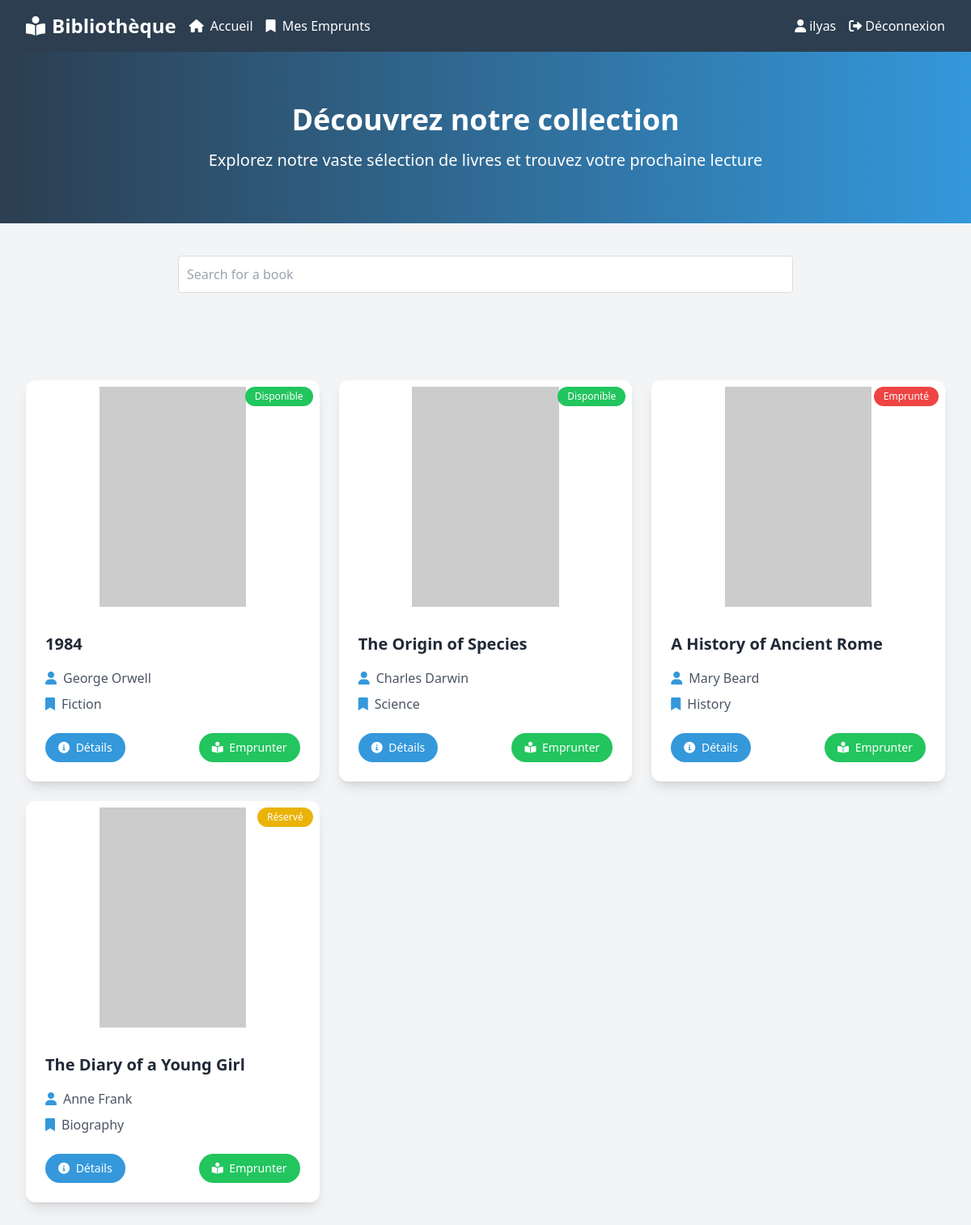
The page /user.php (signed in) on the database its author committed.
### tables this page shows
CREATE TABLE books (
    id INT AUTO_INCREMENT PRIMARY KEY,
    title VARCHAR(255) NOT NULL,
    author VARCHAR(255) NOT NULL,
    category_id INT NOT NULL,
    cover_image VARCHAR(255), 
    summary TEXT,
    status ENUM('available', 'borrowed', 'reserved') DEFAULT 'available',
    created_at TIMESTAMP DEFAULT CURRENT_TIMESTAMP,
    FOREIGN KEY (category_id) REFERENCES categories(id) ON DELETE CASCADE
);

CREATE TABLE categories (
    id INT AUTO_INCREMENT PRIMARY KEY,
    name VARCHAR(255) NOT NULL
);

### classes/book.php (called while the page is built, shortened)
<?php
class Book
{
    private $conn;
    private $table_name = "books";
    public function __construct($conn)
    {
        $this->conn = $conn;
    }
    public function getAllBooks()
    {
        $query = "SELECT b.*, c.name as category_name
                 FROM " . $this->table_name . " b
                 LEFT JOIN categories c ON b.category_id = c.id
                 ORDER BY b.created_at DESC";
        $stmt = $this->conn->prepare($query);
        $stmt->execute();
        return $stmt;
    }
}
?>

### user.php (the view, shortened to what this page needs)
<?php
include_once 'config/db.php';
include_once 'classes/book.php';
$database = new DataBase();
$conn = $database->getConnection();
$book = new Book($conn);
$books = $book->getAllBooks();
?>
<!DOCTYPE html>
<html lang="fr">
<head>
    <script src="https://cdn.tailwindcss.com"></script>
    <link rel="stylesheet" href="https://cdnjs.cloudflare.com/ajax/libs/font-awesome/6.0.0/css/all.min.css">
    <link rel="stylesheet" href="./style/index.css">
</head>
<body class="bg-gray-100">
    <nav class="bg-[#2C3E50] shadow-lg">
        <div class="max-w-7xl mx-auto px-4 sm:px-6 lg:px-8">
            <div class="flex justify-between h-16 items-center">
                <div class="flex items-center space-x-4">
                    <a class="text-white text-2xl font-bold flex items-center" href="user.php">
                        <i class="fas fa-book-reader mr-2"></i>Bibliothèque
                    </a>
                    <a href="user.php" class="text-white hover:text-[#E74C3C] transition-colors duration-300">
                        <i class="fas fa-home mr-1"></i> Accueil
                    </a>
                    <a href="reservation.php" class="text-white hover:text-[#E74C3C] transition-colors duration-300">
                        <i class="fas fa-bookmark mr-1"></i> Mes Emprunts
                    </a>
                </div>
                <div class="flex space-x-4">
                    <span class="text-white flex items-center">
                        <i class="fas fa-user mr-1"></i>
                        <?php echo htmlspecialchars($_SESSION['name']); ?>
                    </span>
                    <a class="text-white hover:text-[#E74C3C] transition-colors duration-300 flex items-center" href="logout.php">
                        <i class="fas fa-sign-out-alt mr-1"></i> Déconnexion
                    </a>
                </div>
            </div>
        </div>
    </nav>
    <div class="bg-gradient-to-r from-[#2C3E50] to-[#3498DB] text-white py-16">
        <div class="max-w-7xl mx-auto px-4 sm:px-6 lg:px-8 text-center">
            <h1 class="text-4xl font-bold mb-4">Découvrez notre collection</h1>
            <p class="text-xl">Explorez notre vaste sélection de livres et trouvez votre prochaine lecture</p>
        </div>
    </div>
    <div class="search-container">
        <input type="text"
            id="search"
            class="search-input"
            placeholder="Search for a book"
            name="query">
    </div>
    <div class="max-w-7xl mx-auto px-4 sm:px-6 lg:px-8 py-12">
        <div class="grid grid-cols-1 md:grid-cols-2 lg:grid-cols-3 gap-6">
            <?php foreach ($books as $book): ?>
                <div class="bg-white rounded-xl shadow-lg overflow-hidden transform transition duration-300 hover:-translate-y-2 hover:shadow-xl">
                    <div class="relative h-72">
                        <?php if ($book['cover_image']): ?>
                            <img src="<?php echo htmlspecialchars($book['cover_image']); ?>"
                                alt="<?php echo htmlspecialchars($book['title']); ?>"
                                class="absolute inset-0 w-full h-full object-contain p-2"
                                onerror="this.src='https://via.placeholder.com/200x300?text=Image+non+disponible'">
                        <?php endif; ?>
                        <div class="absolute top-2 right-2 <?php
                                                            echo $book['status'] === 'available' ? 'bg-green-500' : ($book['status'] === 'borrowed' ? 'bg-red-500' : 'bg-yellow-500');
                                                            ?> text-white px-3 py-1 rounded-full text-xs font-medium">
                            <?php
                            echo $book['status'] === 'available' ? 'Disponible' : ($book['status'] === 'borrowed' ? 'Emprunté' : 'Réservé');
                            ?>
                        </div>
                    </div>
                    <div class="p-6">
                        <h5 class="text-xl font-bold text-gray-800 mb-4"><?php echo htmlspecialchars($book['title']); ?></h5>
                        <div class="space-y-2 text-gray-600 mb-6">
                            <p class="flex items-center">
                                <i class="fas fa-user text-[#3498DB] mr-2"></i>
                                <?php echo htmlspecialchars($book['author']); ?>
                            </p>
                            <p class="flex items-center">
                                <i class="fas fa-bookmark text-[#3498DB] mr-2"></i>
                                <?php echo isset($book['category_name']) ? htmlspecialchars($book['category_name']) : 'Non catégorisé'; ?>
                            </p>
                        </div>
                        <div class="flex justify-between items-center">
                            <a href="#"
                                onclick="showBookDetails({
                                   title: '<?php echo addslashes($book['title']); ?>',
                                   author: '<?php echo addslashes($book['author']); ?>',
                                   status: '<?php echo $book['status']; ?>',
                                   category_name: '<?php echo addslashes($book['category_name'] ?? 'Non catégorisé'); ?>',
                                   cover_image: '<?php echo addslashes($book['cover_image']); ?>',
                                   summary: '<?php echo addslashes($book['summary'] ?? 'Aucun résumé disponible'); ?>'
                               })"
                                class="bg-[#3498DB] text-white px-4 py-2 rounded-full text-sm font-medium hover:bg-[#2980B9] transition-colors duration-300">
                                <i class="fas fa-info-circle mr-1"></i>
                                Détails
                            </a>
                            <a href="reservation.php?book_id=<?php echo $book['id']; ?>"
                                class="bg-green-500 hover:bg-green-600 text-white px-4 py-2 rounded-full text-sm font-medium transition-colors duration-300">
                                <i class="fas fa-book-reader mr-1"></i>
                                Emprunter
                            </a>
                        </div>
                    </div>
                </div>
            <?php endforeach; ?>
        </div>
    </div>
</body>
</html>

### style/index.css (style rules this page uses)
.search-container { max-width: 800px; margin: 20px auto; padding: 20px; }
.search-input { width: 100%; padding: 10px; font-size: 16px; margin-bottom: 20px; border: 1px solid #ddd; border-radius: 4px; }

### rows shown on the page
books: status "Disponible", title "1984", author "George Orwell", category.name "Fiction"
books: status "Disponible", title "The Origin of Species", author "Charles Darwin", category.name "Science"
books: status "Emprunté", title "A History of Ancient Rome", author "Mary Beard", category.name "History"
books: status "Réservé", title "The Diary of a Young Girl", author "Anne Frank", category.name "Biography"

### other values the page prints
$_SESSION['name'] "ilyas"
